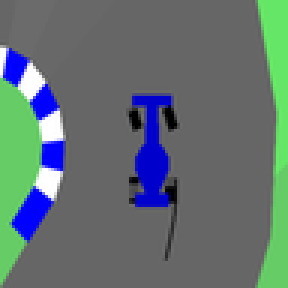
#> input picture images/car3.png, 96 x 96 px (shown 3 times larger)
$ jupyter execute Edge_Corner_detection.ipynb   (older library calls are emulated)
#> lines starting #> are read from the running program, lines starting #| are printed output that depends on the picture; after the words box and inside, x2 and y2 are one past the last pixel; in counts of white or black regions, pixels touching at a corner belong together
# 4. Exercise - Features

Due to issue with installing Gymnasium on my system, I am using the shared images from car racing for the subsequent tasks.

## B. Harris Corner Detector

In this exercise, the Harris corner detector is implemented for the Car Racing images. It is programmed from scratch using **numpy**, while the gradients are extracted using the Sobel operator of **OpenCV** and then verified with the implementation of the Harris corner detection from **OpenCV**. Detected corners and edges are visualized.

[cell 1]
import numpy as np
import matplotlib.pyplot as plt
import cv2

[cell 2]
def numPy_harrisDetector(img):

    img = np.float32(img)
    Ix = cv2.Sobel(img, cv2.CV_64F, 1, 0, ksize=3)
    Iy = cv2.Sobel(img, cv2.CV_64F, 0, 1, ksize=3)
    Ixx = Ix * Ix
    Ixy = Ix * Iy
    Iyy = Iy * Iy

    # Applying gaussian filter to denoise
    Ixx = cv2.GaussianBlur(Ixx, (3, 3), sigmaX=1)
    Iyy = cv2.GaussianBlur(Iyy, (3, 3), sigmaX=1)
    Ixy = cv2.GaussianBlur(Ixy, (3, 3), sigmaX=1)

    # Harris Corner Detector calculation
    k = 0.04
    detM = Ixx * Iyy - Ixy**2
    traceM = Ixx + Iyy
    R = detM - k * (traceM**2)

    # Threshold on R to detect corners
    R_max = R.max()
    corners = np.zeros_like(R)
    corners[R > 0.01 * R_max] = 255

    img_color = cv2.imread('images/car3.png',cv2.IMREAD_COLOR_RGB)

    for y, x in zip(*np.where(corners)):
       cv2.circle(img_color, (x, y), radius=1, color=(0, 0, 255), thickness=-1)

    return img_color

img_color = cv2.imread('images/car3.png',cv2.IMREAD_COLOR_RGB)
#> img_color is the input picture: shape (96, 96, 3); mean B, G, R 113.5, 112.3, 97.9
grayscale_img = cv2.imread('images/car3.png', cv2.IMREAD_GRAYSCALE)
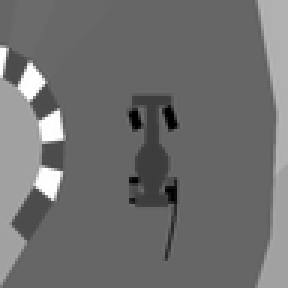
#> grayscale_img: shape (96, 96) (shown 3 times larger); min 0, max 255, mean 110.9
custom_harris = numPy_harrisDetector(grayscale_img)
#> in numPy_harrisDetector, `Ixy = Ix * Iy`:
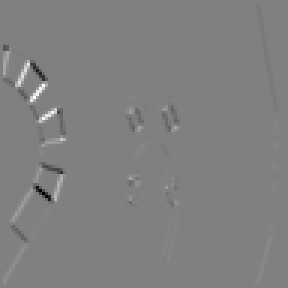
#> Ixy: shape (96, 96) float64 (shown 3 times larger); min -279180, max 273760, mean 296; drawn with min black and max white
#> in numPy_harrisDetector, `traceM = Ixx + Iyy`:
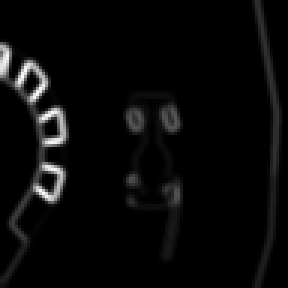
#> traceM: shape (96, 96) float64 (shown 3 times larger); min 0, max 327328.9, mean 11494.4; drawn with min black and max white
#> in numPy_harrisDetector, `R = detM - k * (traceM**2)`:
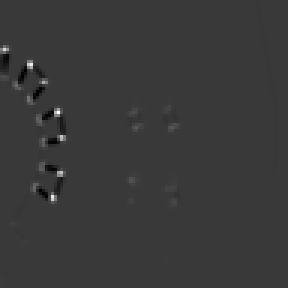
#> R: shape (96, 96) float64 (shown 3 times larger); min -4.24e+09, max 1.45e+10, mean 11118363.6; drawn with min black and max white
#> in numPy_harrisDetector, `R_max = R.max()`: R_max = 1.45e+10
#> after the loop in numPy_harrisDetector, `for y, x in zip(*np.where(corners)):`:
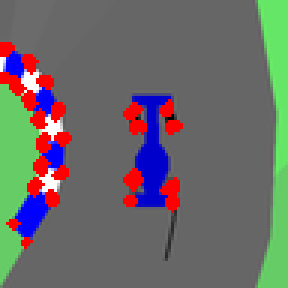
#> img_color: shape (96, 96, 3) (shown 3 times larger); 6.01% of pixels changed, all inside (x1, y1, x2, y2) = (0, 14, 61, 83)

# Visualizing custom Harris corners
plt.figure(figsize=(12, 5))
plt.subplot(1, 2, 1)
plt.title("Custom Harris Detector")
plt.imshow(cv2.cvtColor(custom_harris, cv2.COLOR_BGR2RGB))

openCV_harris = cv2.cornerHarris(grayscale_img, blockSize=2, ksize=3, k=0.04)
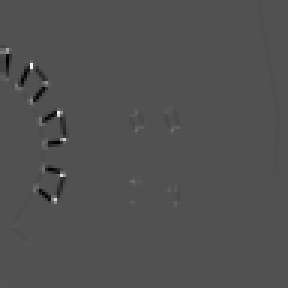
#> openCV_harris: shape (96, 96) float32 (shown 3 times larger); min -0.00646, max 0.0137, mean -2.57e-05; drawn with min black and max white
img_color[openCV_harris>0.05*openCV_harris.max()] = [255,0,0]

# Visualizing OpenCV Harris corners
plt.subplot(1, 2, 2)
plt.title("OpenCV Harris Detector")
plt.imshow(img_color)
plt.tight_layout()
plt.show()
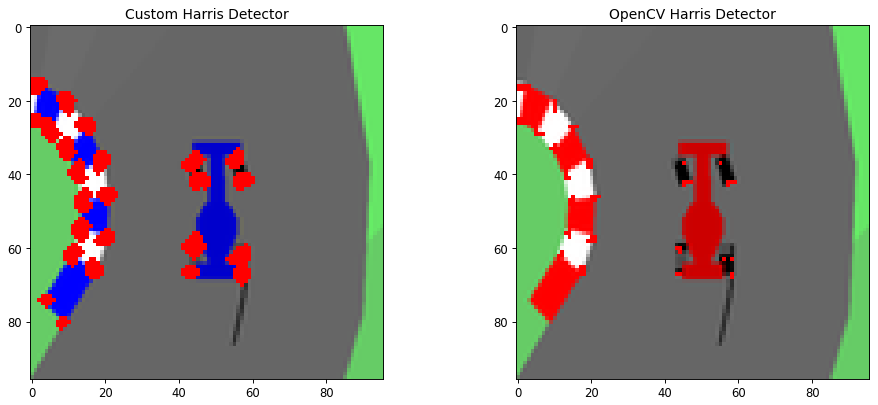
#> figure drawn by matplotlib, 2 panels; B, G, R data is drawn as R, G, B

## C. Laplacian of Gaussian and Difference of Gaussian

In this exercise, the Laplacian of Gaussian (LoG) and the Difference of Gaussians (DoG) are implemented. Similarly to task B, **OpenCV** functions are used for the gradient computation. Visualize the detected features and compare the results of Laplacian of Gaussian with the differences of Gaussian.

[cell 3]
img = cv2.imread('images/car8.png', cv2.IMREAD_GRAYSCALE)
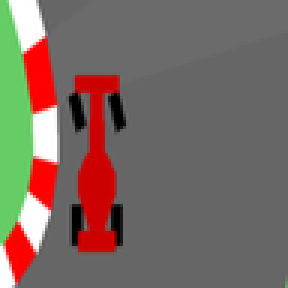
#> input picture images/car8.png, 96 x 96 px (shown 3 times larger)
#> img: shape (96, 96); min 0, max 255, mean 109.1
img = np.float32(img) / 255.0  # Normalize

# Implementing Laplacian of Gaussian (LoG)
gauss_blur = cv2.GaussianBlur(img, (9, 9), sigmaX=2)

laplacian_kernel = np.array([[0, 1, 0],
                             [1, -4, 1],
                             [0, 1, 0]], dtype=np.float32)

LoG = cv2.filter2D(gauss_blur, -1, laplacian_kernel)

#Implementing Difference of Gaussian
gaussian1 = cv2.GaussianBlur(img, (9, 9), sigmaX=1)
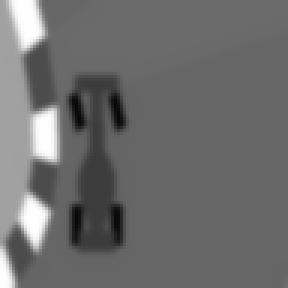
#> gaussian1: shape (96, 96) float32 (shown 3 times larger); min 0.0323, max 1, mean 0.428
gaussian2 = cv2.GaussianBlur(img, (9, 9), sigmaX=2)

DoG = gaussian2 - gaussian1
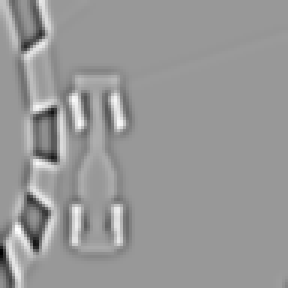
#> DoG: shape (96, 96) float32 (shown 3 times larger); min -0.197, max 0.132, mean -8.1e-05; drawn with min black and max white


plt.figure(figsize=(12, 6))
plt.subplot(1, 3, 1)
plt.title("Original Grayscale")
plt.imshow(img, cmap='gray')

plt.subplot(1, 3, 2)
plt.title("LoG")
plt.imshow(LoG, cmap='gray')

plt.subplot(1, 3, 3)
plt.title("DoG")
plt.imshow(DoG, cmap='gray')

plt.tight_layout()
plt.show()
